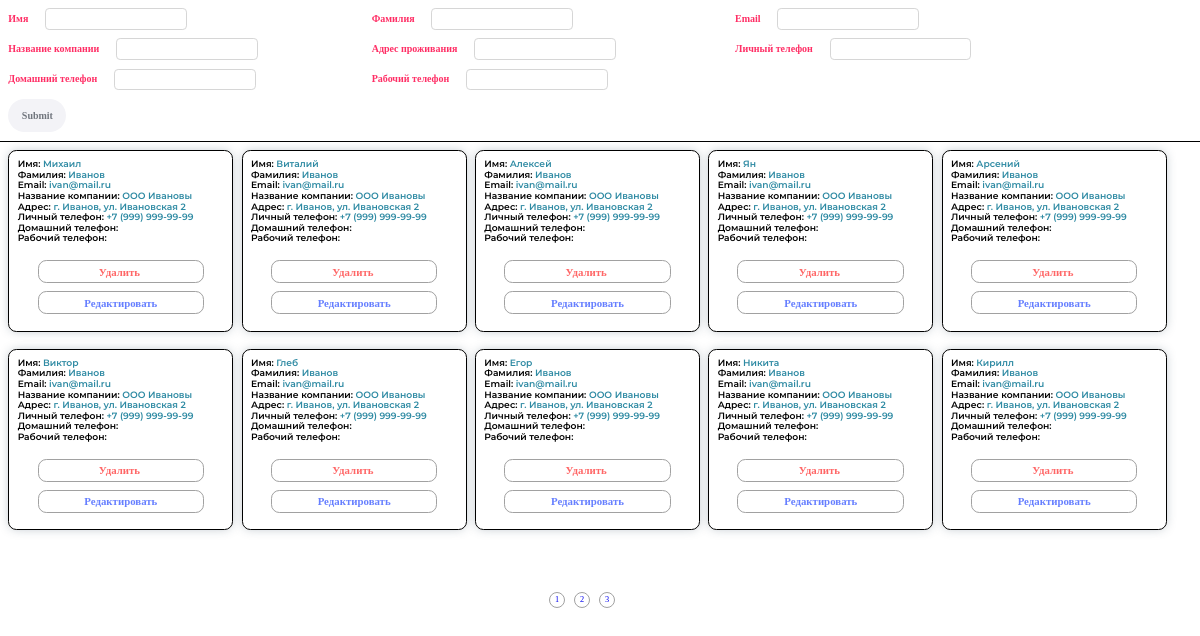
The page / on the database its author committed.
### tables this page shows
CREATE TABLE `user_info` (
  `id` int NOT NULL,
  `first_name` varchar(30) NOT NULL,
  `last_name` varchar(30) NOT NULL,
  `email` varchar(30) NOT NULL,
  `company_name` varchar(30) DEFAULT NULL,
  `position` varchar(30) DEFAULT NULL,
  `number` varchar(30) DEFAULT NULL,
  `number_home` varchar(30) DEFAULT NULL,
  `number_work` varchar(30) DEFAULT NULL
);

### function.php (the view, shortened to what this page needs)
<?
    class Connect {
        public $dbName;
        public $argAdd;
        public function __construct($dbName, $argUpd, $argAdd, $requestAdd, $requestRed, $requestDel) {
            $this->dbName = $dbName;
            $this->argAdd = $argAdd;
        }
        public function showPage($link, $requestPage, $limit = 10) {
            $page = isset($requestPage) ? $requestPage : 1;
            $offset = $limit * ($page - 1);
            $arrayName = implode(', ', $this->argAdd);
            $query = mysqli_query($link, "SELECT `id`, $arrayName FROM $this->dbName ORDER BY id DESC LIMIT $limit OFFSET $offset");
            while ($result = mysqli_fetch_array($query)) {
                echo "
                <div class='conclusion__block'>
                    <div class='conclusion__text'>
                        <p>Имя: <span>{$result['first_name']}</span></p>
                        <p>Фамилия: <span>{$result['last_name']}</span></p>
                        <p>Email: <span>{$result['email']}</span></p>
                        <p>Название компании: <span>{$result['company_name']}</span></p>
                        <p>Адрес: <span>{$result['position']}</span></p>
                        <p>Личный телефон: <span>{$result['number']}</span></p>
                        <p>Домашний телефон: <span>{$result['number_home']}</span></p>
                    <p>Рабочий телефон: <span>{$result['number_work']}</span></p>
                    </div>
                    <form action='' method='post'>
                        <input type='hidden' name='del' value='{$result['id']}'>
                        <input class='del' type='submit' value='Удалить '>
                    </form>
                    <a class='red' href='index.php?red={$result['id']}'>Редактировать</a>
                </div>
                ";
            }
       }
        public function showPagination($link, $requestPage, $limit = 10, $radius = 10) {
            $res = mysqli_query($link, "SELECT COUNT(*) FROM $this->dbName");
            $row = mysqli_fetch_row($res);
            $total = $row[0];
            $str_pag = ceil($total / $limit);
            $radius = 10;
            if ($requestPage < $radius) {
                for ($i = 1; $i <= $str_pag; $i++){
                    if ($i <= ($radius)) {
                        echo "<a class='pagination__child' href='index.php?page=".$i."'> ".$i." </a>";
                    } else {
                        echo ". . .";
                        break;
                    }
                }
            }
        }
    };
?>

### index.php (shortened to what this page needs)
<!DOCTYPE html>
<html lang="en">
<head>
    <link rel="stylesheet" href="style.css">
    <link rel="stylesheet" href="normalize.css">
    <link rel="stylesheet" href="./fonts/stylesheet.css">
</head>
<body>
    <?
    include 'function.php';
    $link = mysqli_connect('localhost', 'root', '', 'user_info');
    $con = new Connect(
        'user_info',
        ['first_name', 'last_name', 'email', 'company_name', 'position', 'number', 'number_home', 'number_work'],
        ['first_name', 'last_name', 'email', 'company_name', 'position', 'number', 'number_home', 'number_work'],
        $_POST["add"],
        $_GET['red'],
        $_POST['del']
    );
    $con->checkAdd($link);
    $product = $con->selectInput($link);
    ?>
    <form class="form" action="" method="post">
        <div class="form__block">
            <label class="form__label" for="first_name">Имя</label>
            <input class="form__input" type="text" id="first_name" name="first_name" value="<?= isset($_GET['red']) ? $product['first_name'] : ''; ?>" required><br>
        </div>
        <div class="form__block">
            <label class="form__label" for="last_name">Фамилия</label>
            <input class="form__input" type="text" id="last_name" name="last_name" value="<?= isset($_GET['red']) ? $product['last_name'] : ''; ?>" required><br>
        </div>
        <div class="form__block">
            <label class="form__label" for="email">Email</label>
            <input type="email" class="form__input" type="text" id="email" name="email" value="<?= isset($_GET['red']) ? $product['email'] : ''; ?>" required><br>
        </div>
        <div class="form__block">
            <label class="form__label" for="company_name">Название компании</label>
            <input class="form__input" type="text" id="company_name" name="company_name" value="<?= isset($_GET['red']) ? $product['company_name'] : ''; ?>"><br>
        </div>
        <div class="form__block">
            <label class="form__label" for="position">Адрес проживания</label>
            <input class="form__input" type="text" id="position" name="position" value="<?= isset($_GET['red']) ? $product['position'] : ''; ?>"><br>
        </div>
        <div class="form__block">
            <label class="form__label" for="number">Личный телефон</label>
            <input type="tel" class="form__input" type="text" id="number" name="number" value="<?= isset($_GET['red']) ? $product['number'] : ''; ?>"><br>
        </div>
        <div class="form__block">
            <label class="form__label" for="number_home">Домашний телефон</label>
            <input type="tel" class="form__input" type="text" id="number_home" name="number_home" value="<?= isset($_GET['red']) ? $product['number_home'] : ''; ?>"><br>
        </div>
        <div class="form__block">
            <label class="form__label" for="number_work">Рабочий телефон</label>
            <input type="tel" class="form__input" type="text" id="number_work" name="number_work" value="<?= isset($_GET['red']) ? $product['number_work'] : ''; ?>"><br>
        </div>
        <div class="form__block">
            <input class="form__button" type="submit" name="add">
        </div>
    </form>
    <div class="conclusion">
    <?
    $con->showPage($link, $_GET['page']);
    ?>
    </div>
    <div class="pagination">
    <?
    $con->showPagination($link, $_GET['page']);
    ?>
    </div>
</body>
</html>

### style.css (style rules this page uses)
*, *::after, *::before { box-sizing: border-box; }
html { font-size: 0.694445vw; font-family: 'Montserrat'; font-style: normal; font-weight: normal; text-rendering: auto; margin: 0; padding: 0; -webkit-text-size-adjust: 100%; }
.form { display: flex; flex-direction: row; flex-wrap: wrap; padding: 1rem; border-bottom: .2rem solid black; align-items: center; gap: 1rem; font-weight: 700; font-size: 1.2rem; color: #FF2E65; }
.form__block { display: flex; width: 30%; }
.form__label { display: flex; align-items: center; border-bottom: .2rem solid transparent; }
.form__input { margin: 0rem 0rem 0rem 2rem; padding: 0.5rem 1rem; border: none; border-radius: .5rem; border: .2rem solid #d6d6d6; }
.form__block:last-child { width: 100%; }
.form__button { padding: .5rem 1.5rem; background: #F3F3F7; border-radius: 2.8rem; border: .2rem solid transparent; font-family: 'Montserrat'; font-style: normal; font-weight: 700; font-size: 1.2rem; line-height: 2.8rem; color: #71767e; }
.conclusion { display: flex; flex-wrap: wrap; padding: 1rem 0 0 1rem; gap: 2rem 1rem; }
.conclusion__block { display: flex; flex-direction: column; width: 27rem; max-height: 26rem; border: .2rem solid #000000; border-radius: 1rem; padding: 1rem; box-shadow: 0px 0px 11px -2px rgba(34, 60, 80, 0.35); font-family: 'Montserrat'; font-style: normal; font-weight: 600; font-size: 1.1rem; }
.conclusion__text { padding: 0 0 2rem 0; }
.conclusion__block form { width: 20rem; align-self: center; text-align: center; }
p { margin: 0; color: #000000; }
span { color: #2e8aa3; }
a { text-decoration: none; border: .2rem solid #a1a1a1; border-radius: 1rem; padding: .5rem; margin: 0; }
.del { width: 20rem; border: .2rem solid #a1a1a1; border-radius: 1rem; padding: .5rem; align-self: center; text-align: center; margin: 0 0 1rem 0; font-family: 'Montserrat'; font-style: normal; font-weight: 700; font-size: 1.3rem; background-color: #ffffff; color: rgb(255, 102, 102); }
.red { width: 20rem; border: .2rem solid #a1a1a1; border-radius: 1rem; padding: .5rem; align-self: center; text-align: center; margin: 0 0 1rem 0; font-family: 'Montserrat'; font-style: normal; font-weight: 700; font-size: 1.3rem; background-color: #ffffff; color: rgb(102, 127, 255); }
.pagination { position: absolute; top: 69rem; width: 97%; display: flex; gap: 1rem; justify-content: center; padding: 2rem 0 0 0; }
.pagination__child { display: inline-flex; align-items: center; justify-content: center; width: 2rem; height: 2rem; }

### rows shown on the page
user_info: first_name "Михаил", last_name "Иванов", email "ivan@mail.ru", company_name "ООО Ивановы", position "г. Иванов, ул. Ивановская 2", number "+7 (999) 999-99-99"
user_info: first_name "Виталий", last_name "Иванов", email "ivan@mail.ru", company_name "ООО Ивановы", position "г. Иванов, ул. Ивановская 2", number "+7 (999) 999-99-99"
user_info: first_name "Алексей", last_name "Иванов", email "ivan@mail.ru", company_name "ООО Ивановы", position "г. Иванов, ул. Ивановская 2", number "+7 (999) 999-99-99"
user_info: first_name "Ян", last_name "Иванов", email "ivan@mail.ru", company_name "ООО Ивановы", position "г. Иванов, ул. Ивановская 2", number "+7 (999) 999-99-99"
user_info: first_name "Арсений", last_name "Иванов", email "ivan@mail.ru", company_name "ООО Ивановы", position "г. Иванов, ул. Ивановская 2", number "+7 (999) 999-99-99"
user_info: first_name "Виктор", last_name "Иванов", email "ivan@mail.ru", company_name "ООО Ивановы", position "г. Иванов, ул. Ивановская 2", number "+7 (999) 999-99-99"
user_info: first_name "Глеб", last_name "Иванов", email "ivan@mail.ru", company_name "ООО Ивановы", position "г. Иванов, ул. Ивановская 2", number "+7 (999) 999-99-99"
user_info: first_name "Егор", last_name "Иванов", email "ivan@mail.ru", company_name "ООО Ивановы", position "г. Иванов, ул. Ивановская 2", number "+7 (999) 999-99-99"
user_info: first_name "Никита", last_name "Иванов", email "ivan@mail.ru", company_name "ООО Ивановы", position "г. Иванов, ул. Ивановская 2", number "+7 (999) 999-99-99"
user_info: first_name "Кирилл", last_name "Иванов", email "ivan@mail.ru", company_name "ООО Ивановы", position "г. Иванов, ул. Ивановская 2", number "+7 (999) 999-99-99"
